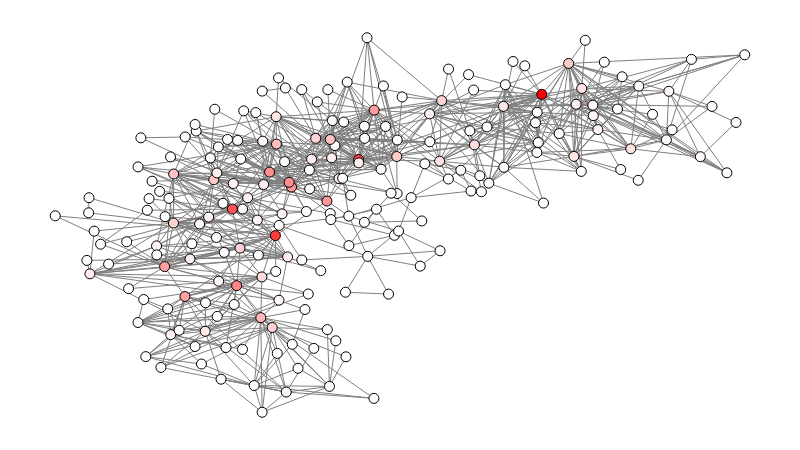

Notebook source saved alongside this figure:
### Code cell
g.set_all_nodes("size", 10)
g.set_all_nodes("labpos", "hover")
g.set_all_edges("color", (127, 127, 127))
g.label_nodes("name")


for item in bet.iteritems():
    idx, b = item
    g.nodes[idx]["color"] = tuple([int(i) for i in hsv_to_rgb((0, b, 1)) * 255])

g.move("kamada_kawai")
g.draw()

### Figure 1 — Plotly figure (JSON) as saved in the notebook; plotly's stock layout.template omitted (floating-point values rounded to 4 significant figures; data arrays with more than 128 entries replaced by an {"elided": "..."} marker saying what was removed)
{"data": [{"hoverinfo": "none", "line": {"color": "rgb(127, 127, 127)", "dash": "solid", "width": 0}, "mode": "lines", "type": "scatter", "x": [0.4149, 0.4149, null, 0, 1, null], "y": [0, 1, null, 0.5754, 0.5754, null]}, {"hoverinfo": "none", "line": {"color": "rgb(127, 127, 127)", "dash": "solid", "width": 1}, "mode": "lines", "type": "scatter", "x": {"elided": "2742 float values"}, "y": {"elided": "2742 float values"}}, {"hoverinfo": "text", "marker": {"color": "rgb(255, 232, 232)", "line": {"color": "rgb(0, 0, 0)", "width": 1}, "size": 10, "symbol": "circle"}, "mode": "markers", "text": ["button"], "textfont": {"color": "rgb(0, 0, 0)"}, "textposition": "middle center", "type": "scatter", "x": [0.7522], "y": [0.6831]}, {"hoverinfo": "text", "marker": {"color": "rgb(255, 230, 230)", "line": {"color": "rgb(0, 0, 0)", "width": 1}, "size": 10, "symbol": "circle"}, "mode": "markers", "text": ["barrichello", "arnoux"], "textfont": {"color": "rgb(0, 0, 0)"}, "textposition": "middle center", "type": "scatter", "x": [0.65, 0.4115], "y": [0.8168, 0.6239]}, {"hoverinfo": "text", "marker": {"color": "rgb(255, 252, 252)", "line": {"color": "rgb(0, 0, 0)", "width": 1}, "size": 10, "symbol": "circle"}, "mode": "markers", "text": ["trulli", "wurz", "boutsen", "rathmann", "hanks", "mcgrath", "ascari"], "textfont": {"color": "rgb(0, 0, 0)"}, "textposition": "middle center", "type": "scatter", "x": [0.7309, 0.6965, 0.496, 0.3247, 0.4531, 0.5162, 0.2885], "y": [0.7441, 0.7731, 0.7269, 0.4989, 0.4162, 0.5731, 0.07131]}, {"hoverinfo": "text", "marker": {"color": "rgb(255, 242, 242)", "line": {"color": "rgb(0, 0, 0)", "width": 1}, "size": 10, "symbol": "circle"}, "mode": "markers", "text": ["heidfeld", "hakkinen", "amon", "siffert", "behra"], "textfont": {"color": "rgb(0, 0, 0)"}, "textposition": "middle center", "type": "scatter", "x": [0.787, 0.5429, 0.2931, 0.2582, 0.1675], "y": [0.7549, 0.7968, 0.5131, 0.6108, 0.2073]}, {"hoverinfo": "text", "marker": {"color": "rgb(255, 254, 254)", "line": {"color": "rgb(0, 0, 0)", "width": 1}, "size": 10, "symbol": "circle"}, "mode": "markers", "text": ["glock", "webber", "kovalainen", "montoya", "herbert", "brundle", "cheever", "cesaris", "johansson", "fabi", "angelis", "depailler", "jarier", "pace", "nilsson", "mass", "hailwood", "revson", "courage", "parkes", "ward", "musso", "salvadori", "perdisa", "castellotti", "taruffi", "manzon", "marimon", "villoresi", "fischer", "perez", "grosjean"], "textfont": {"color": "rgb(0, 0, 0)"}, "textposition": "middle center", "type": "scatter", "x": [0.8155, 0.8463, 0.8221, 0.7629, 0.6261, 0.5432, 0.4791, 0.4488, 0.4234, 0.3575, 0.4183, 0.2645, 0.3326, 0.2365, 0.2733, 0.2044, 0.3641, 0.1201, 0.1649, 0.06577, 0.1594, 0.2595, 0.218, 0.1631, 0.1797, 0.1313, 0.3438, 0.2404, 0.3, 0.212, 0.9227, 1], "y": [0.8096, 0.8708, 0.8958, 0.6431, 0.7619, 0.7222, 0.7631, 0.7314, 0.8816, 0.8615, 0.775, 0.7259, 0.6692, 0.7085, 0.8047, 0.7509, 0.536, 0.6552, 0.571, 0.4487, 0.5224, 0.2878, 0.2925, 0.276, 0.2188, 0.1486, 0.1814, 0.08825, 0, 0.1288, 0.9423, 0.9544]}, {"hoverinfo": "text", "marker": {"color": "rgb(255, 238, 238)", "line": {"color": "rgb(0, 0, 0)", "width": 1}, "size": 10, "symbol": "circle"}, "mode": "markers", "text": ["vettel", "watson"], "textfont": {"color": "rgb(0, 0, 0)"}, "textposition": "middle center", "type": "scatter", "x": [0.7554, 0.3718], "y": [0.8224, 0.6757]}, {"hoverinfo": "text", "marker": {"color": "rgb(255, 204, 204)", "line": {"color": "rgb(0, 0, 0)", "width": 1}, "size": 10, "symbol": "circle"}, "mode": "markers", "text": ["raikkonen"], "textfont": {"color": "rgb(0, 0, 0)"}, "textposition": "middle center", "type": "scatter", "x": [0.7445], "y": [0.9315]}, {"hoverinfo": "text", "marker": {"color": "rgb(255, 226, 226)", "line": {"color": "rgb(0, 0, 0)", "width": 1}, "size": 10, "symbol": "circle"}, "mode": "markers", "text": ["massa"], "textfont": {"color": "rgb(0, 0, 0)"}, "textposition": "middle center", "type": "scatter", "x": [0.8347], "y": [0.7035]}, {"hoverinfo": "text", "marker": {"color": "rgb(255, 245, 245)", "line": {"color": "rgb(0, 0, 0)", "width": 1}, "size": 10, "symbol": "circle"}, "mode": "markers", "text": ["hamilton", "gonzalez"], "textfont": {"color": "rgb(0, 0, 0)"}, "textposition": "middle center", "type": "scatter", "x": [0.7797, 0.335], "y": [0.8199, 0.05385]}, {"hoverinfo": "text", "marker": {"color": "rgb(255, 250, 250)", "line": {"color": "rgb(0, 0, 0)", "width": 1}, "size": 10, "symbol": "circle"}, "mode": "markers", "text": ["fisichella", "oliver"], "textfont": {"color": "rgb(0, 0, 0)"}, "textposition": "middle center", "type": "scatter", "x": [0.6985, 0.2717], "y": [0.6936, 0.5425]}, {"hoverinfo": "text", "marker": {"color": "rgb(255, 225, 225)", "line": {"color": "rgb(0, 0, 0)", "width": 1}, "size": 10, "symbol": "circle"}, "mode": "markers", "text": ["alonso", "damon_hill"], "textfont": {"color": "rgb(0, 0, 0)"}, "textposition": "middle center", "type": "scatter", "x": [0.7635, 0.5575], "y": [0.8646, 0.6704]}, {"hoverinfo": "text", "marker": {"color": "rgb(255, 247, 247)", "line": {"color": "rgb(0, 0, 0)", "width": 1}, "size": 10, "symbol": "circle"}, "mode": "markers", "text": ["kubica", "bandini"], "textfont": {"color": "rgb(0, 0, 0)"}, "textposition": "middle center", "type": "scatter", "x": [0.7803, 0.1469], "y": [0.792, 0.4442]}, {"hoverinfo": "text", "marker": {"color": "rgb(255, 251, 251)", "line": {"color": "rgb(0, 0, 0)", "width": 1}, "size": 10, "symbol": "circle"}, "mode": "markers", "text": ["rosberg", "frentzen", "irvine", "keke_rosberg", "collins", "bryan"], "textfont": {"color": "rgb(0, 0, 0)"}, "textposition": "middle center", "type": "scatter", "x": [0.8864, 0.6528, 0.6288, 0.4019, 0.12, 0.4257], "y": [0.7275, 0.8746, 0.6117, 0.7787, 0.2396, 0.5238]}, {"hoverinfo": "text", "marker": {"color": "rgb(255, 249, 249)", "line": {"color": "rgb(0, 0, 0)", "width": 1}, "size": 10, "symbol": "circle"}, "mode": "markers", "text": ["coulthard", "ralf_schumacher", "alboreto", "scheckter", "cevert", "rindt", "bottas"], "textfont": {"color": "rgb(0, 0, 0)"}, "textposition": "middle center", "type": "scatter", "x": [0.699, 0.6506, 0.4726, 0.301, 0.225, 0.2093, 0.9356], "y": [0.801, 0.6541, 0.6489, 0.7238, 0.6793, 0.5028, 0.6823]}, {"hoverinfo": "text", "marker": {"color": "rgb(255, 255, 255)", "line": {"color": "rgb(0, 0, 0)", "width": 1}, "size": 10, "symbol": "circle"}, "mode": "markers", "text": ["piquet_jr", "rosa", "monteiro", "sato", "salo", "morbidelli", "larini", "blundell", "bernard", "verstappen", "andretti", "lehto", "modena", "nannini", "capelli", "moreno", "suzuki", "gugelmin", "streiff", "warwick", "giacomelli", "jabouille", "stuck", "brambilla", "follmer", "schenken", "gethin", "donohue", "pescarolo", "stommelen", "wisell", "redman", "attwood", "bianchi", "gavin", "love", "scarfiotti", "spence", "arundell", "anderson", "maggs", "trevor_taylor", "baghetti", "allison", "goldsmith", "gendebien", "mairesse", "thomson", "bonnier", "schell", "george_amick", "boyd", "lewis-evans", "menditeguy", "flaherty", "freeland", "frere", "portago", "flockhart", "maglioli", "sweikert", "bettenhausen", "davies", "paul_russo", "herrmann", "cross", "darter", "bonetto", "ruttman", "wallard", "nazaruk", "ayulo", "reg_parnell", "chiron", "parsons", "holland", "rose", "rosier", "whitehead", "serafini", "petrov", "maldonado", "kobayashi", "kevin_magnussen", "kvyat", "max_verstappen", "stroll"], "textfont": {"color": "rgb(0, 0, 0)"}, "textposition": "middle center", "type": "scatter", "x": [0.8946, 0.8201, 0.681, 0.664, 0.7082, 0.618, 0.5994, 0.5701, 0.5704, 0.6068, 0.6157, 0.5031, 0.4484, 0.4522, 0.476, 0.3338, 0.3002, 0.3954, 0.3238, 0.4958, 0.38, 0.4287, 0.2909, 0.1242, 0.2498, 0.269, 0.2314, 0.2028, 0.1037, 0.1672, 0.3988, 0.1361, 0.04896, 0.04841, 0.1404, 0.1514, 0.1334, 0.1473, 0.1981, 0.07739, 0.2946, 0.05642, 0.3851, 0.3198, 0.2338, 0, 0.04584, 0.2433, 0.1064, 0.2476, 0.4168, 0.369, 0.3669, 0.2716, 0.4209, 0.4834, 0.1283, 0.2028, 0.2349, 0.1533, 0.3997, 0.4259, 0.492, 0.4658, 0.375, 0.5293, 0.558, 0.4622, 0.3576, 0.603, 0.5882, 0.536, 0.4216, 0.322, 0.4484, 0.5316, 0.4871, 0.3946, 0.4069, 0.3521, 0.7963, 0.7687, 0.8663, 0.8455, 0.9525, 0.9741, 0.9873], "y": [0.7541, 0.6481, 0.925, 0.9366, 0.5586, 0.5888, 0.9016, 0.6228, 0.9163, 0.8604, 0.6314, 0.842, 0.7636, 1, 0.8713, 0.8659, 0.8576, 0.8615, 0.8927, 0.584, 0.8288, 0.5794, 0.8002, 0.7328, 0.7284, 0.6764, 0.8091, 0.7684, 0.4552, 0.6818, 0.5306, 0.5704, 0.5728, 0.5326, 0.617, 0.5898, 0.5395, 0.4202, 0.4501, 0.3956, 0.4195, 0.4837, 0.3781, 0.3759, 0.4667, 0.5246, 0.4055, 0.5579, 0.33, 0.1728, 0.6247, 0.5965, 0.3157, 0.1678, 0.3205, 0.3155, 0.301, 0.1756, 0.256, 0.1197, 0.5145, 0.4449, 0.4725, 0.5421, 0.1706, 0.3902, 0.4311, 0.03704, 0.4067, 0.5907, 0.6463, 0.6635, 0.148, 0.1572, 0.5073, 0.5109, 0.5849, 0.2207, 0.1908, 0.1174, 0.9349, 0.9932, 0.7954, 0.6195, 0.8167, 0.6394, 0.7739]}, {"hoverinfo": "text", "marker": {"color": "rgb(255, 0, 0)", "line": {"color": "rgb(0, 0, 0)", "width": 1}, "size": 10, "symbol": "circle"}, "mode": "markers", "text": ["michael_schumacher"], "textfont": {"color": "rgb(0, 0, 0)"}, "textposition": "middle center", "type": "scatter", "x": [0.7057], "y": [0.8489]}, {"hoverinfo": "text", "marker": {"color": "rgb(255, 253, 253)", "line": {"color": "rgb(0, 0, 0)", "width": 1}, "size": 10, "symbol": "circle"}, "mode": "markers", "text": ["villeneuve", "panis", "pironi", "gilles_villeneuve", "pryce", "ireland", "kling", "vukovich", "fagioli"], "textfont": {"color": "rgb(0, 0, 0)"}, "textposition": "middle center", "type": "scatter", "x": [0.7005, 0.6012, 0.4055, 0.3686, 0.1884, 0.2451, 0.3622, 0.4979, 0.3977], "y": [0.7203, 0.7515, 0.7121, 0.6467, 0.7351, 0.4269, 0.2743, 0.4838, 0.06904]}, {"hoverinfo": "text", "marker": {"color": "rgb(255, 221, 221)", "line": {"color": "rgb(0, 0, 0)", "width": 1}, "size": 10, "symbol": "circle"}, "mode": "markers", "text": ["alesi"], "textfont": {"color": "rgb(0, 0, 0)"}, "textposition": "middle center", "type": "scatter", "x": [0.608], "y": [0.7139]}, {"hoverinfo": "text", "marker": {"color": "rgb(255, 211, 211)", "line": {"color": "rgb(0, 0, 0)", "width": 1}, "size": 10, "symbol": "circle"}, "mode": "markers", "text": ["berger", "piquet"], "textfont": {"color": "rgb(0, 0, 0)"}, "textposition": "middle center", "type": "scatter", "x": [0.5604, 0.3777], "y": [0.8322, 0.7314]}, {"hoverinfo": "text", "marker": {"color": "rgb(255, 195, 195)", "line": {"color": "rgb(0, 0, 0)", "width": 1}, "size": 10, "symbol": "circle"}, "mode": "markers", "text": ["mansell", "stewart"], "textfont": {"color": "rgb(0, 0, 0)"}, "textposition": "middle center", "type": "scatter", "x": [0.3989, 0.1717], "y": [0.7285, 0.6362]}, {"hoverinfo": "text", "marker": {"color": "rgb(255, 155, 155)", "line": {"color": "rgb(0, 0, 0)", "width": 1}, "size": 10, "symbol": "circle"}, "mode": "markers", "text": ["prost"], "textfont": {"color": "rgb(0, 0, 0)"}, "textposition": "middle center", "type": "scatter", "x": [0.4625], "y": [0.8067]}, {"hoverinfo": "text", "marker": {"color": "rgb(255, 201, 201)", "line": {"color": "rgb(0, 0, 0)", "width": 1}, "size": 10, "symbol": "circle"}, "mode": "markers", "text": ["senna", "ickx"], "textfont": {"color": "rgb(0, 0, 0)"}, "textposition": "middle center", "type": "scatter", "x": [0.4953, 0.2299], "y": [0.6828, 0.621]}, {"hoverinfo": "text", "marker": {"color": "rgb(255, 65, 65)", "line": {"color": "rgb(0, 0, 0)", "width": 1}, "size": 10, "symbol": "circle"}, "mode": "markers", "text": ["patrese"], "textfont": {"color": "rgb(0, 0, 0)"}, "textposition": "middle center", "type": "scatter", "x": [0.4399], "y": [0.6748]}, {"hoverinfo": "text", "marker": {"color": "rgb(255, 228, 228)", "line": {"color": "rgb(0, 0, 0)", "width": 1}, "size": 10, "symbol": "circle"}, "mode": "markers", "text": ["laffite"], "textfont": {"color": "rgb(0, 0, 0)"}, "textposition": "middle center", "type": "scatter", "x": [0.3204], "y": [0.7891]}, {"hoverinfo": "text", "marker": {"color": "rgb(255, 240, 240)", "line": {"color": "rgb(0, 0, 0)", "width": 1}, "size": 10, "symbol": "circle"}, "mode": "markers", "text": ["tambay"], "textfont": {"color": "rgb(0, 0, 0)"}, "textposition": "middle center", "type": "scatter", "x": [0.4404], "y": [0.6658]}, {"hoverinfo": "text", "marker": {"color": "rgb(255, 144, 144)", "line": {"color": "rgb(0, 0, 0)", "width": 1}, "size": 10, "symbol": "circle"}, "mode": "markers", "text": ["lauda"], "textfont": {"color": "rgb(0, 0, 0)"}, "textposition": "middle center", "type": "scatter", "x": [0.3108], "y": [0.6412]}, {"hoverinfo": "text", "marker": {"color": "rgb(255, 151, 151)", "line": {"color": "rgb(0, 0, 0)", "width": 1}, "size": 10, "symbol": "circle"}, "mode": "markers", "text": ["reutemann"], "textfont": {"color": "rgb(0, 0, 0)"}, "textposition": "middle center", "type": "scatter", "x": [0.3427], "y": [0.6014]}, {"hoverinfo": "text", "marker": {"color": "rgb(255, 152, 152)", "line": {"color": "rgb(0, 0, 0)", "width": 1}, "size": 10, "symbol": "circle"}, "mode": "markers", "text": ["mario_andretti"], "textfont": {"color": "rgb(0, 0, 0)"}, "textposition": "middle center", "type": "scatter", "x": [0.394], "y": [0.5639]}, {"hoverinfo": "text", "marker": {"color": "rgb(255, 237, 237)", "line": {"color": "rgb(0, 0, 0)", "width": 1}, "size": 10, "symbol": "circle"}, "mode": "markers", "text": ["jones", "regazzoni"], "textfont": {"color": "rgb(0, 0, 0)"}, "textposition": "middle center", "type": "scatter", "x": [0.4008, 0.3022], "y": [0.6794, 0.6079]}, {"hoverinfo": "text", "marker": {"color": "rgb(255, 143, 143)", "line": {"color": "rgb(0, 0, 0)", "width": 1}, "size": 10, "symbol": "circle"}, "mode": "markers", "text": ["emerson_fittipaldi"], "textfont": {"color": "rgb(0, 0, 0)"}, "textposition": "middle center", "type": "scatter", "x": [0.3392], "y": [0.614]}, {"hoverinfo": "text", "marker": {"color": "rgb(255, 189, 189)", "line": {"color": "rgb(0, 0, 0)", "width": 1}, "size": 10, "symbol": "circle"}, "mode": "markers", "text": ["peterson"], "textfont": {"color": "rgb(0, 0, 0)"}, "textposition": "middle center", "type": "scatter", "x": [0.3208], "y": [0.7162]}, {"hoverinfo": "text", "marker": {"color": "rgb(255, 239, 239)", "line": {"color": "rgb(0, 0, 0)", "width": 1}, "size": 10, "symbol": "circle"}, "mode": "markers", "text": ["hunt", "ginther"], "textfont": {"color": "rgb(0, 0, 0)"}, "textposition": "middle center", "type": "scatter", "x": [0.2344, 0.1955], "y": [0.639, 0.4094]}, {"hoverinfo": "text", "marker": {"color": "rgb(255, 84, 84)", "line": {"color": "rgb(0, 0, 0)", "width": 1}, "size": 10, "symbol": "circle"}, "mode": "markers", "text": ["hulme"], "textfont": {"color": "rgb(0, 0, 0)"}, "textposition": "middle center", "type": "scatter", "x": [0.2569], "y": [0.5425]}, {"hoverinfo": "text", "marker": {"color": "rgb(255, 241, 241)", "line": {"color": "rgb(0, 0, 0)", "width": 1}, "size": 10, "symbol": "circle"}, "mode": "markers", "text": ["beltoise", "rodriguez", "surtees"], "textfont": {"color": "rgb(0, 0, 0)"}, "textposition": "middle center", "type": "scatter", "x": [0.329, 0.2791, 0.2225], "y": [0.5298, 0.5728, 0.5212]}, {"hoverinfo": "text", "marker": {"color": "rgb(255, 160, 160)", "line": {"color": "rgb(0, 0, 0)", "width": 1}, "size": 10, "symbol": "circle"}, "mode": "markers", "text": ["jack_brabham", "trintignant"], "textfont": {"color": "rgb(0, 0, 0)"}, "textposition": "middle center", "type": "scatter", "x": [0.1586, 0.1881], "y": [0.3888, 0.309]}, {"hoverinfo": "text", "marker": {"color": "rgb(255, 59, 59)", "line": {"color": "rgb(0, 0, 0)", "width": 1}, "size": 10, "symbol": "circle"}, "mode": "markers", "text": ["mclaren"], "textfont": {"color": "rgb(0, 0, 0)"}, "textposition": "middle center", "type": "scatter", "x": [0.3193], "y": [0.4718]}, {"hoverinfo": "text", "marker": {"color": "rgb(255, 210, 210)", "line": {"color": "rgb(0, 0, 0)", "width": 1}, "size": 10, "symbol": "circle"}, "mode": "markers", "text": ["hill", "farina"], "textfont": {"color": "rgb(0, 0, 0)"}, "textposition": "middle center", "type": "scatter", "x": [0.1715, 0.3147], "y": [0.5053, 0.2262]}, {"hoverinfo": "text", "marker": {"color": "rgb(255, 234, 234)", "line": {"color": "rgb(0, 0, 0)", "width": 1}, "size": 10, "symbol": "circle"}, "mode": "markers", "text": ["clark"], "textfont": {"color": "rgb(0, 0, 0)"}, "textposition": "middle center", "type": "scatter", "x": [0.337], "y": [0.4148]}, {"hoverinfo": "text", "marker": {"color": "rgb(255, 207, 207)", "line": {"color": "rgb(0, 0, 0)", "width": 1}, "size": 10, "symbol": "circle"}, "mode": "markers", "text": ["gurney"], "textfont": {"color": "rgb(0, 0, 0)"}, "textposition": "middle center", "type": "scatter", "x": [0.2679], "y": [0.4382]}, {"hoverinfo": "text", "marker": {"color": "rgb(255, 235, 235)", "line": {"color": "rgb(0, 0, 0)", "width": 1}, "size": 10, "symbol": "circle"}, "mode": "markers", "text": ["phil_hill"], "textfont": {"color": "rgb(0, 0, 0)"}, "textposition": "middle center", "type": "scatter", "x": [0.05029], "y": [0.3696]}, {"hoverinfo": "text", "marker": {"color": "rgb(255, 132, 132)", "line": {"color": "rgb(0, 0, 0)", "width": 1}, "size": 10, "symbol": "circle"}, "mode": "markers", "text": ["moss"], "textfont": {"color": "rgb(0, 0, 0)"}, "textposition": "middle center", "type": "scatter", "x": [0.263], "y": [0.338]}, {"hoverinfo": "text", "marker": {"color": "rgb(255, 248, 248)", "line": {"color": "rgb(0, 0, 0)", "width": 1}, "size": 10, "symbol": "circle"}, "mode": "markers", "text": ["trips", "ricciardo"], "textfont": {"color": "rgb(0, 0, 0)"}, "textposition": "middle center", "type": "scatter", "x": [0.3245, 0.8899], "y": [0.2991, 0.857]}, {"hoverinfo": "text", "marker": {"color": "rgb(255, 219, 219)", "line": {"color": "rgb(0, 0, 0)", "width": 1}, "size": 10, "symbol": "circle"}, "mode": "markers", "text": ["brooks"], "textfont": {"color": "rgb(0, 0, 0)"}, "textposition": "middle center", "type": "scatter", "x": [0.2997], "y": [0.3613]}, {"hoverinfo": "text", "marker": {"color": "rgb(255, 246, 246)", "line": {"color": "rgb(0, 0, 0)", "width": 1}, "size": 10, "symbol": "circle"}, "mode": "markers", "text": ["gregory"], "textfont": {"color": "rgb(0, 0, 0)"}, "textposition": "middle center", "type": "scatter", "x": [0.2371], "y": [0.3498]}, {"hoverinfo": "text", "marker": {"color": "rgb(255, 233, 233)", "line": {"color": "rgb(0, 0, 0)", "width": 1}, "size": 10, "symbol": "circle"}, "mode": "markers", "text": ["hawthorn"], "textfont": {"color": "rgb(0, 0, 0)"}, "textposition": "middle center", "type": "scatter", "x": [0.2175], "y": [0.2162]}, {"hoverinfo": "text", "marker": {"color": "rgb(255, 181, 181)", "line": {"color": "rgb(0, 0, 0)", "width": 1}, "size": 10, "symbol": "circle"}, "mode": "markers", "text": ["fangio"], "textfont": {"color": "rgb(0, 0, 0)"}, "textposition": "middle center", "type": "scatter", "x": [0.2981], "y": [0.2526]}, {"hoverinfo": "none", "mode": "text", "text": [], "textfont": {"color": "rgb(255, 255, 255)"}, "textposition": "middle center", "type": "scatter", "x": [], "y": []}, {"hoverinfo": "none", "mode": "text", "text": {"elided": "208 null values"}, "textfont": {"color": "rgb(0, 0, 0)"}, "textposition": "middle center", "type": "scatter", "x": {"elided": "208 float values"}, "y": {"elided": "208 float values"}}, {"hoverinfo": "none", "mode": "text", "text": {"elided": "914 null values"}, "textfont": {"color": "rgb(0, 0, 0)"}, "textposition": "middle center", "type": "scatter", "x": {"elided": "914 float values"}, "y": {"elided": "914 float values"}}, {"hoverinfo": "none", "marker": {"color": "rgba(255, 255, 255, 0)", "line": {"color": "rgba(255, 255, 255, 0)", "width": 0}, "size": 0, "symbol": "circle"}, "mode": "markers", "type": "scatter", "x": [0.5, 0, 1, 0.5], "y": [0, 0.5, 0.5, 1]}], "layout": {"height": 450, "hovermode": "closest", "margin": {"b": 10, "l": 10, "r": 10, "t": 10}, "plot_bgcolor": "rgb(255, 255, 255)", "showlegend": false, "width": 800, "xaxis": {"showgrid": false, "showticklabels": false, "zeroline": false}, "yaxis": {"showgrid": false, "showticklabels": false, "zeroline": false}}}
